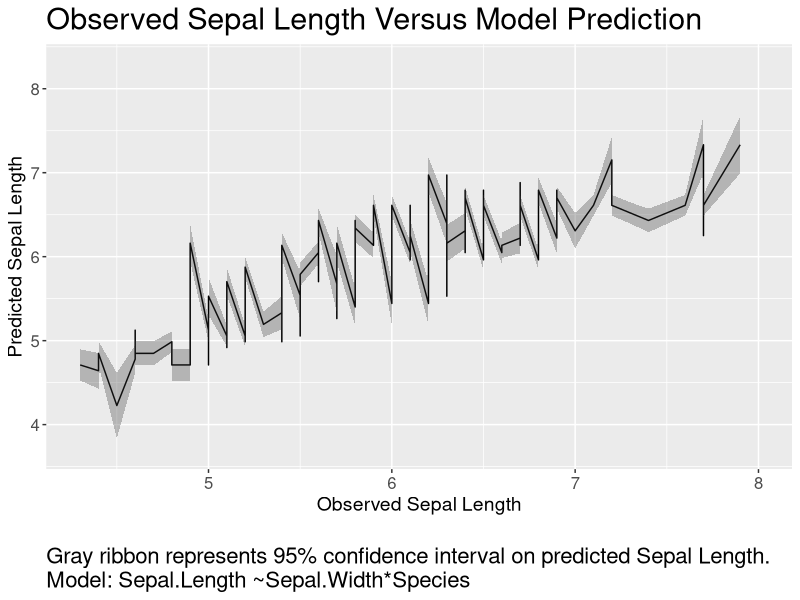

The R source for this figure:
## ---- chunk 1
knitr::opts_chunk$set(echo = FALSE)
library(ggplot2)
## ---- chunk 2
head(iris)
## ---- chunk 3
form<-paste("Sepal.Length ~Sepal.Width*Species")
    fit<-lm(as.formula(form), iris)
    pred<-predict(fit, interval="confidence", level=0.95)
    df<-data.frame(Sepal.Length=iris$Sepal.Length, predicted=pred[,1], lower=pred[,2], upper=pred[,3])
    df<-df[order(df$Sepal.Length),]
    ggplot(df) + geom_line(aes(x=Sepal.Length, y=predicted)) + 
      geom_ribbon(aes(x=Sepal.Length, ymin=lower, ymax=upper), alpha=0.3) +
      ggtitle("Observed Sepal Length Versus Model Prediction") + xlab("Observed Sepal Length") +
      ylab("Predicted Sepal Length") +theme(plot.title=element_text(size=22), plot.caption=element_text(size = 16, hjust=0),
                                            axis.title=element_text(size=14),
                                            axis.text=element_text(size=12)) +
      scale_x_continuous(limits=c(4.3,8)) + scale_y_continuous(limits = c(3.7,8.3)) +
      labs(caption=paste0("\nGray ribbon represents 95% confidence interval on predicted Sepal Length.\n", "Model: ", form))
